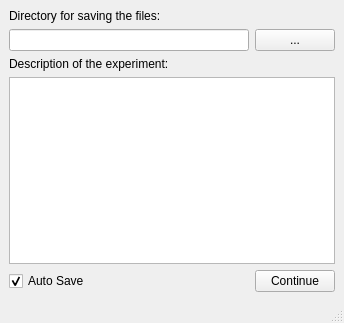
<?xml version="1.0" encoding="UTF-8"?>
<ui version="4.0">
 <class>MainWindow</class>
 <widget class="QMainWindow" name="MainWindow">
  <property name="geometry">
   <rect>
    <x>0</x>
    <y>0</y>
    <width>344</width>
    <height>323</height>
   </rect>
  </property>
  <property name="windowTitle">
   <string>MainWindow</string>
  </property>
  <widget class="QWidget" name="centralwidget">
   <layout class="QGridLayout" name="gridLayout">
    <item row="3" column="0" colspan="3">
     <widget class="QPlainTextEdit" name="experiment_description"/>
    </item>
    <item row="0" column="0">
     <widget class="QLabel" name="save_directory_label">
      <property name="text">
       <string>Directory for saving the files:</string>
      </property>
      <property name="buddy">
       <cstring>save_directory</cstring>
      </property>
     </widget>
    </item>
    <item row="1" column="0" colspan="2">
     <widget class="QLineEdit" name="save_directory"/>
    </item>
    <item row="1" column="2">
     <widget class="QPushButton" name="search_directory">
      <property name="text">
       <string>...</string>
      </property>
     </widget>
    </item>
    <item row="2" column="0">
     <widget class="QLabel" name="experiment_description_label">
      <property name="text">
       <string>Description of the experiment:</string>
      </property>
      <property name="buddy">
       <cstring>experiment_description</cstring>
      </property>
     </widget>
    </item>
    <item row="4" column="2">
     <widget class="QPushButton" name="pushButton">
      <property name="text">
       <string>Continue</string>
      </property>
     </widget>
    </item>
    <item row="4" column="0">
     <widget class="QCheckBox" name="autoSave">
      <property name="text">
       <string>Auto Save</string>
      </property>
      <property name="checked">
       <bool>true</bool>
      </property>
     </widget>
    </item>
   </layout>
  </widget>
  <widget class="QMenuBar" name="menubar">
   <property name="geometry">
    <rect>
     <x>0</x>
     <y>0</y>
     <width>344</width>
     <height>21</height>
    </rect>
   </property>
  </widget>
  <widget class="QStatusBar" name="statusbar"/>
 </widget>
 <tabstops>
  <tabstop>save_directory</tabstop>
  <tabstop>search_directory</tabstop>
  <tabstop>experiment_description</tabstop>
  <tabstop>autoSave</tabstop>
  <tabstop>pushButton</tabstop>
 </tabstops>
 <resources/>
 <connections/>
</ui>
